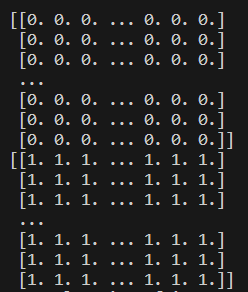
#> input picture FIlter.png, 248 x 292 px
$ python HomeClass1.py   (older library calls are emulated)
#> lines starting #> are read from the running program, lines starting #| are printed output that depends on the picture
#> the answer given: FIlter.png
import cv2
import numpy as np
def solve(s):
#> called with s = 'FIlter.png'
    img= cv2.imread(s)
#> img is the input picture: shape (292, 248, 3); mean B, G, R 35.9, 36, 36.2
    print(img.shape)
#| (292, 248, 3)
    img_gray= cv2.cvtColor(img,cv2.COLOR_BGR2GRAY)
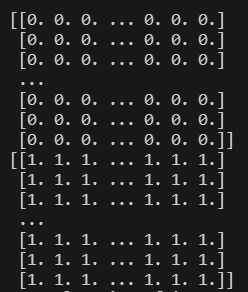
#> img_gray: shape (292, 248); min 24, max 204, mean 36
    cv2.imshow('gray',img_gray)
    cv2.waitKey(0)
    f=cv2.dft(np.float32(img_gray),flags=cv2.DFT_COMPLEX_OUTPUT)
    fs=np.fft.fftshift(f)
    magnitude=20*np.log(cv2.magnitude(fs[:,:,0],fs[:,:,1]))
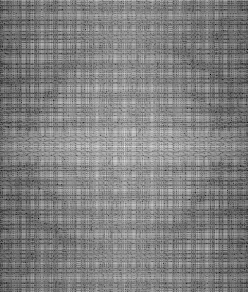
#> magnitude: shape (292, 248) float32; min -0.377, max 295.5, mean 148.5; drawn with min black and max white
    magnitude=cv2.normalize(magnitude,None,0,255,cv2.NORM_MINMAX,cv2.CV_8UC1)
    cv2.imshow('Fourier Transform',magnitude)
    cv2.waitKey(0)

s= input("Enter the path of the image here:")
solve(s)
#   "C:\Users\darsh\OneDrive\Desktop\Dhoni-dive_165121_730x419-m.jpg"
